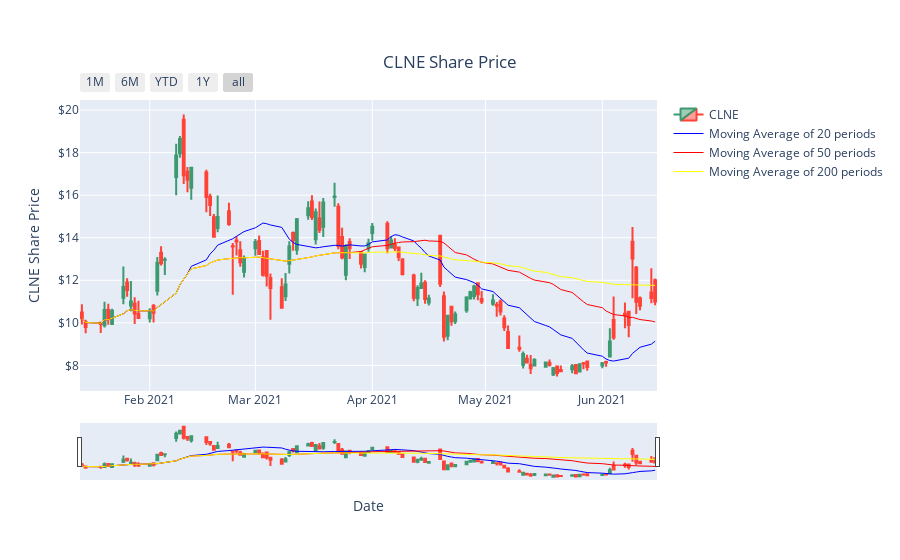

Notebook cell for this chart:
### Code cell
## Customized Candlestick with moving average lines

CLNE_trace1 = {
    'x' : CLNE_close.index, 
    'open' : CLNE[('Open',  'CLNE')],
    'high' : CLNE[('High',  'CLNE')],
    'low' : CLNE[('Low',  'CLNE')], 
    'close' : CLNE[('Close',   'CLNE')],
    'type' : 'candlestick',
    'name': 'CLNE'
}

## moving averages
CLNE_20 = CLNE_close['CLNE'].rolling(window=20, min_periods=1).mean()
CLNE_50 = CLNE_close['CLNE'].rolling(window=50, min_periods=1).mean()
CLNE_200 = CLNE_close['CLNE'].rolling(window=200, min_periods=1).mean()

CLNE_trace2 = {
    'x': CLNE_close.index,
    'y': CLNE_20,
    'type': 'scatter',
    'mode': 'lines',
    'line': {
        'width': 1,
        'color': 'blue'
            },
    'name': 'Moving Average of 20 periods'
}

CLNE_trace3 = {
    'x': CLNE_close.index,
    'y': CLNE_50,
    'type': 'scatter',
    'mode': 'lines',
    'line': {
        'width': 1,
        'color': 'red'
    },
    'name': 'Moving Average of 50 periods'
}

CLNE_trace4 = {
    'x': CLNE_close.index,
    'y': CLNE_200,
    'type': 'scatter',
    'mode': 'lines',
    'line': {
        'width': 1,
        'color': 'yellow'
    },
    'name': 'Moving Average of 200 periods'
}

data = [CLNE_trace1, CLNE_trace2, CLNE_trace3, CLNE_trace4]

CLNE_candlestick = go.Figure(data = data)

CLNE_candlestick.update_xaxes(
    title_text = 'Date',
    rangeslider_visible = True,
    rangeselector = dict(
        buttons = list([
            dict(count = 1, label = '1M', step = 'month', stepmode = 'backward'),
            dict(count = 6, label = '6M', step = 'month', stepmode = 'backward'),
            dict(count = 1, label = 'YTD', step = 'year', stepmode = 'todate'),
            dict(count = 1, label = '1Y', step = 'year', stepmode = 'backward'),
            dict(step = 'all')])))

CLNE_candlestick.update_layout(
    title = {
        'text': 'CLNE Share Price',
        'y':0.9,
        'x':0.5,
        'xanchor': 'center',
        'yanchor': 'top'})

CLNE_candlestick.update_yaxes(title_text = 'CLNE Share Price', tickprefix = '$')
CLNE_candlestick.show()
